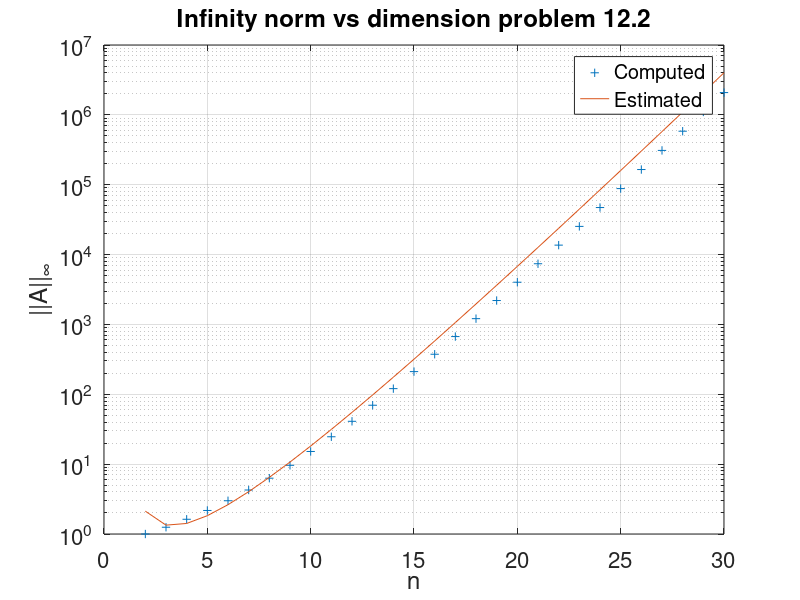

MATLAB code to generate this figure:
clear,close all
for n=2:30
    m=2*n-1;
    x=linspace(-1,1,n)';
    y=linspace(-1,1,m)';
    V=fliplr(vander(x));
    W=fliplr(vander(y));
    W=W(:,1:n);
    A=W/V;
    nrm(n)=norm(A,inf);
end
N=[2:30];
est=(2.^N)./(exp(1)*log(N).*(N-1));
semilogy(N,nrm(2:30),'+',N,est,'-');
grid
set(gca,'fontsize',16);
xlabel('n')
ylabel('||A||_\infty')
title('Infinity norm vs dimension problem 12.2')
legend('Computed','Estimated')